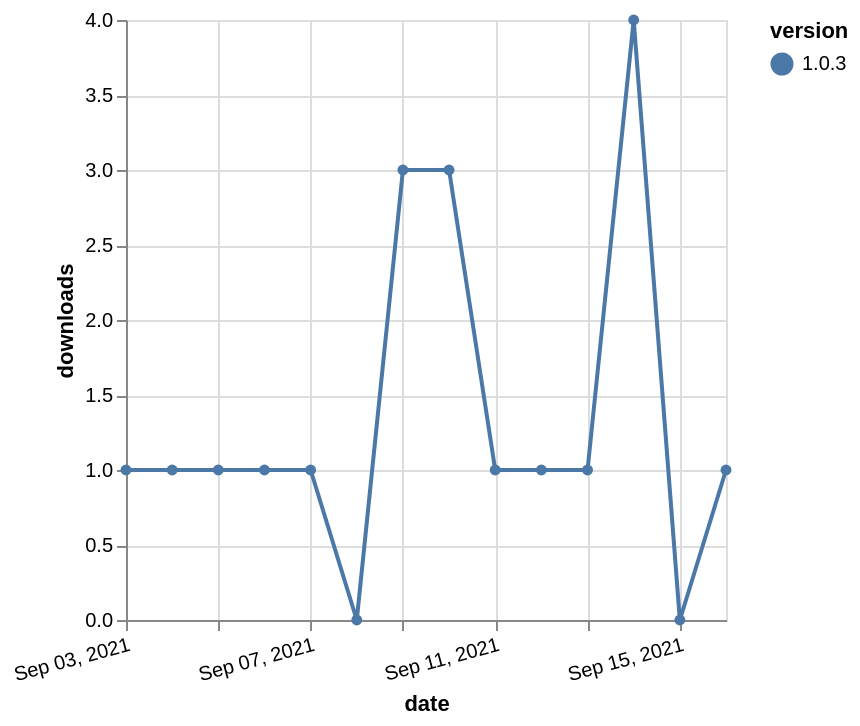

Describe this chart as a Vega-Lite specification.
### Vega-Lite specification from a JSON file in a GitHub repository (floating-point values rounded to 4 significant figures)
{"$schema": "https://vega.github.io/schema/vega-lite/v5.json", "description": "A simple bar chart with embedded data.", "data": {"values": [{"date": "2021-09-03", "total": 273, "delta": 1, "version": "1.0.3"}, {"date": "2021-09-04", "total": 274, "delta": 1, "version": "1.0.3"}, {"date": "2021-09-05", "total": 275, "delta": 1, "version": "1.0.3"}, {"date": "2021-09-06", "total": 276, "delta": 1, "version": "1.0.3"}, {"date": "2021-09-07", "total": 277, "delta": 1, "version": "1.0.3"}, {"date": "2021-09-08", "total": 277, "delta": 0, "version": "1.0.3"}, {"date": "2021-09-09", "total": 280, "delta": 3, "version": "1.0.3"}, {"date": "2021-09-10", "total": 283, "delta": 3, "version": "1.0.3"}, {"date": "2021-09-11", "total": 284, "delta": 1, "version": "1.0.3"}, {"date": "2021-09-12", "total": 285, "delta": 1, "version": "1.0.3"}, {"date": "2021-09-13", "total": 286, "delta": 1, "version": "1.0.3"}, {"date": "2021-09-14", "total": 290, "delta": 4, "version": "1.0.3"}, {"date": "2021-09-15", "total": 290, "delta": 0, "version": "1.0.3"}, {"date": "2021-09-16", "total": 291, "delta": 1, "version": "1.0.3"}]}, "width": "container", "mark": {"type": "line", "point": {"filled": true}}, "encoding": {"x": {"field": "date", "type": "temporal", "timeUnit": "yearmonthdate", "title": "date", "axis": {"labelAngle": -15}}, "y": {"field": "delta", "type": "quantitative", "title": "downloads"}, "color": {"field": "version", "type": "nominal"}, "tooltip": {"field": "delta"}}}
